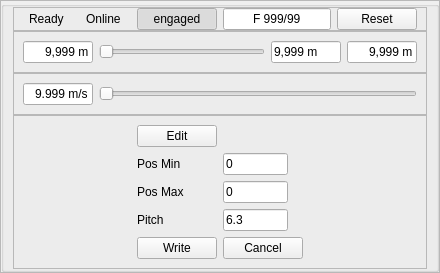
         <widget class="QWidget" name="pageGuider">
          <attribute name="title">
           <string>Guider</string>
          </attribute>
          <layout class="QVBoxLayout" name="layoutPageGuider">
           <property name="spacing">
            <number>0</number>
           </property>
           <property name="leftMargin">
            <number>0</number>
           </property>
           <property name="topMargin">
            <number>0</number>
           </property>
           <property name="rightMargin">
            <number>0</number>
           </property>
           <property name="bottomMargin">
            <number>0</number>
           </property>
           <item>
            <widget class="QFrame" name="frameGuiderPage">
             <property name="sizePolicy">
              <sizepolicy hsizetype="Expanding" vsizetype="Expanding">
               <horstretch>1</horstretch>
               <verstretch>1</verstretch>
              </sizepolicy>
             </property>
             <property name="toolTipDuration">
              <number>-9</number>
             </property>
             <property name="frameShape">
              <enum>QFrame::Shape::StyledPanel</enum>
             </property>
             <property name="frameShadow">
              <enum>QFrame::Shadow::Raised</enum>
             </property>
             <layout class="QVBoxLayout" name="layoutFrameGuiderPage">
              <property name="spacing">
               <number>0</number>
              </property>
              <property name="leftMargin">
               <number>0</number>
              </property>
              <property name="topMargin">
               <number>0</number>
              </property>
              <property name="rightMargin">
               <number>0</number>
              </property>
              <property name="bottomMargin">
               <number>0</number>
              </property>
              <item>
               <widget class="QGroupBox" name="gbGuider">
                <property name="sizePolicy">
                 <sizepolicy hsizetype="Expanding" vsizetype="Expanding">
                  <horstretch>1</horstretch>
                  <verstretch>1</verstretch>
                 </sizepolicy>
                </property>
                <property name="toolTipDuration">
                 <number>-9</number>
                </property>
                <property name="title">
                 <string/>
                </property>
                <layout class="QVBoxLayout" name="verticalLayout">
                 <property name="spacing">
                  <number>0</number>
                 </property>
                 <property name="topMargin">
                  <number>0</number>
                 </property>
                 <property name="bottomMargin">
                  <number>0</number>
                 </property>
                 <item>
                  <widget class="QFrame" name="frameGuiderIndicators">
                   <property name="frameShape">
                    <enum>QFrame::Shape::StyledPanel</enum>
                   </property>
                   <property name="frameShadow">
                    <enum>QFrame::Shadow::Raised</enum>
                   </property>
                   <layout class="QHBoxLayout" name="horizontalLayout_23" stretch="0,0,4,0,0">
                    <property name="spacing">
                     <number>6</number>
                    </property>
                    <property name="topMargin">
                     <number>0</number>
                    </property>
                    <property name="bottomMargin">
                     <number>0</number>
                    </property>
                    <item>
                     <layout class="QHBoxLayout" name="layoutLedReady_3">
                      <property name="spacing">
                       <number>6</number>
                      </property>
                      <property name="leftMargin">
                       <number>0</number>
                      </property>
                      <property name="topMargin">
                       <number>0</number>
                      </property>
                      <property name="rightMargin">
                       <number>0</number>
                      </property>
                      <property name="bottomMargin">
                       <number>0</number>
                      </property>
                      <item>
                       <widget class="QFrame" name="ledGuiderReadyDot"/>
                      </item>
                      <item>
                       <widget class="QLabel" name="lblGuiderReady">
                        <property name="text">
                         <string>Ready</string>
                        </property>
                       </widget>
                      </item>
                      <item>
                       <spacer name="spReady_4">
                        <property name="orientation">
                         <enum>Qt::Orientation::Horizontal</enum>
                        </property>
                        <property name="sizeHint" stdset="0">
                         <size>
                          <width>10</width>
                          <height>10</height>
                         </size>
                        </property>
                       </spacer>
                      </item>
                     </layout>
                    </item>
                    <item>
                     <layout class="QHBoxLayout" name="layoutLedReady_2">
                      <property name="spacing">
                       <number>6</number>
                      </property>
                      <property name="leftMargin">
                       <number>0</number>
                      </property>
                      <property name="topMargin">
                       <number>0</number>
                      </property>
                      <property name="rightMargin">
                       <number>0</number>
                      </property>
                      <property name="bottomMargin">
                       <number>0</number>
                      </property>
                      <item>
                       <widget class="QFrame" name="ledGuiderOnlineDot"/>
                      </item>
                      <item>
                       <widget class="QLabel" name="lblGuiderOnline">
                        <property name="text">
                         <string>Online</string>
                        </property>
                       </widget>
                      </item>
                      <item>
                       <spacer name="spReady_3">
                        <property name="orientation">
                         <enum>Qt::Orientation::Horizontal</enum>
                        </property>
                        <property name="sizeHint" stdset="0">
                         <size>
                          <width>10</width>
                          <height>10</height>
                         </size>
                        </property>
                       </spacer>
                      </item>
                     </layout>
                    </item>
                    <item>
                     <widget class="QPushButton" name="btnGuiderClutch">
                      <property name="text">
                       <string>engaged</string>
                      </property>
                      <property name="checkable">
                       <bool>true</bool>
                      </property>
                      <property name="checked">
                       <bool>true</bool>
                      </property>
                     </widget>
                    </item>
                    <item>
                     <widget class="QLineEdit" name="txtSlaveAmpStatus">
                      <property name="maximumSize">
                       <size>
                        <width>140</width>
                        <height>16777215</height>
                       </size>
                      </property>
                      <property name="text">
                       <string>F 999/99</string>
                      </property>
                      <property name="alignment">
                       <set>Qt::AlignmentFlag::AlignCenter</set>
                      </property>
                     </widget>
                    </item>
                    <item>
                     <widget class="QPushButton" name="btnGuiderReset">
                      <property name="text">
                       <string>Reset</string>
                      </property>
                     </widget>
                    </item>
                   </layout>
                  </widget>
                 </item>
                 <item>
                  <widget class="QFrame" name="frameGuiderRange">
                   <property name="frameShape">
                    <enum>QFrame::Shape::StyledPanel</enum>
                   </property>
                   <property name="frameShadow">
                    <enum>QFrame::Shadow::Raised</enum>
                   </property>
                   <layout class="QHBoxLayout" name="horizontalLayout_9" stretch="0,5,0,0">
                    <item>
                     <widget class="QLineEdit" name="txtGuiderRangeMin">
                      <property name="maximumSize">
                       <size>
                        <width>70</width>
                        <height>16777215</height>
                       </size>
                      </property>
                      <property name="text">
                       <string>9,999 m</string>
                      </property>
                      <property name="alignment">
                       <set>Qt::AlignmentFlag::AlignRight|Qt::AlignmentFlag::AlignTrailing|Qt::AlignmentFlag::AlignVCenter</set>
                      </property>
                     </widget>
                    </item>
                    <item>
                     <widget class="QSlider" name="sldGuiderRange">
                      <property name="orientation">
                       <enum>Qt::Orientation::Horizontal</enum>
                      </property>
                     </widget>
                    </item>
                    <item>
                     <widget class="QLineEdit" name="txtGuiderRangeMax">
                      <property name="maximumSize">
                       <size>
                        <width>70</width>
                        <height>16777215</height>
                       </size>
                      </property>
                      <property name="text">
                       <string>9,999 m</string>
                      </property>
                     </widget>
                    </item>
                    <item>
                     <widget class="QLineEdit" name="txtGuiderRangeValue">
                      <property name="maximumSize">
                       <size>
                        <width>70</width>
                        <height>16777215</height>
                       </size>
                      </property>
                      <property name="text">
                       <string>9,999 m</string>
                      </property>
                      <property name="alignment">
                       <set>Qt::AlignmentFlag::AlignRight|Qt::AlignmentFlag::AlignTrailing|Qt::AlignmentFlag::AlignVCenter</set>
                      </property>
                     </widget>
                    </item>
                   </layout>
                  </widget>
                 </item>
                 <item>
                  <widget class="QFrame" name="frameGuiderSpeed">
                   <property name="frameShape">
                    <enum>QFrame::Shape::StyledPanel</enum>
                   </property>
                   <property name="frameShadow">
                    <enum>QFrame::Shadow::Raised</enum>
                   </property>
                   <layout class="QHBoxLayout" name="horizontalLayout_10">
                    <item>
                     <widget class="QLineEdit" name="txtGuiderSpeed">
                      <property name="maximumSize">
                       <size>
                        <width>70</width>
                        <height>16777215</height>
                       </size>
                      </property>
                      <property name="text">
                       <string>9.999 m/s</string>
                      </property>
                      <property name="alignment">
                       <set>Qt::AlignmentFlag::AlignRight|Qt::AlignmentFlag::AlignTrailing|Qt::AlignmentFlag::AlignVCenter</set>
                      </property>
                      <property name="readOnly">
                       <bool>true</bool>
                      </property>
                     </widget>
                    </item>
                    <item>
                     <widget class="QSlider" name="sldGuiderSpeed">
                      <property name="orientation">
                       <enum>Qt::Orientation::Horizontal</enum>
                      </property>
                     </widget>
                    </item>
                   </layout>
                  </widget>
                 </item>
                 <item>
                  <widget class="QFrame" name="frameGuiderAxes">
                   <property name="frameShape">
                    <enum>QFrame::Shape::StyledPanel</enum>
                   </property>
                   <property name="frameShadow">
                    <enum>QFrame::Shadow::Raised</enum>
                   </property>
                   <layout class="QGridLayout" name="gridLayout_3">
                    <item row="3" column="1">
                     <widget class="QLabel" name="lblPitch_2">
                      <property name="text">
                       <string>Pitch</string>
                      </property>
                     </widget>
                    </item>
                    <item row="0" column="1">
                     <widget class="QPushButton" name="btnGuiderEdit">
                      <property name="text">
                       <string>Edit</string>
                      </property>
                     </widget>
                    </item>
                    <item row="1" column="1">
                     <widget class="QLabel" name="lblGPosMin_2">
                      <property name="text">
                       <string>Pos Min</string>
                      </property>
                     </widget>
                    </item>
                    <item row="2" column="1">
                     <widget class="QLabel" name="lblGPosMax_2">
                      <property name="text">
                       <string>Pos Max</string>
                      </property>
                     </widget>
                    </item>
                    <item row="1" column="2">
                     <widget class="QLineEdit" name="txtGPosMin_3">
                      <property name="maximumSize">
                       <size>
                        <width>65</width>
                        <height>16777215</height>
                       </size>
                      </property>
                      <property name="text">
                       <string>0</string>
                      </property>
                     </widget>
                    </item>
                    <item row="3" column="2">
                     <widget class="QLineEdit" name="txtPitch_2">
                      <property name="maximumSize">
                       <size>
                        <width>65</width>
                        <height>16777215</height>
                       </size>
                      </property>
                      <property name="text">
                       <string>6.3</string>
                      </property>
                     </widget>
                    </item>
                    <item row="2" column="2">
                     <widget class="QLineEdit" name="txtGPosMax_2">
                      <property name="maximumSize">
                       <size>
                        <width>65</width>
                        <height>16777215</height>
                       </size>
                      </property>
                      <property name="text">
                       <string>0</string>
                      </property>
                     </widget>
                    </item>
                    <item row="0" column="3">
                     <spacer name="horizontalSpacer_29">
                      <property name="orientation">
                       <enum>Qt::Orientation::Horizontal</enum>
                      </property>
                      <property name="sizeHint" stdset="0">
                       <size>
                        <width>40</width>
                        <height>20</height>
                       </size>
                      </property>
                     </spacer>
                    </item>
                    <item row="1" column="0">
                     <spacer name="horizontalSpacer_30">
                      <property name="orientation">
                       <enum>Qt::Orientation::Horizontal</enum>
                      </property>
                      <property name="sizeHint" stdset="0">
                       <size>
                        <width>40</width>
                        <height>20</height>
                       </size>
                      </property>
                     </spacer>
                    </item>
                    <item row="8" column="1">
                     <widget class="QPushButton" name="btnGuiderWrite">
                      <property name="text">
                       <string>Write</string>
                      </property>
                     </widget>
                    </item>
                    <item row="8" column="2">
                     <widget class="QPushButton" name="btnGuiderCancel">
                      <property name="text">
                       <string>Cancel</string>
                      </property>
                     </widget>
                    </item>
                   </layout>
                  </widget>
                 </item>
                </layout>
               </widget>
              </item>
             </layout>
            </widget>
           </item>
          </layout>
         </widget>
